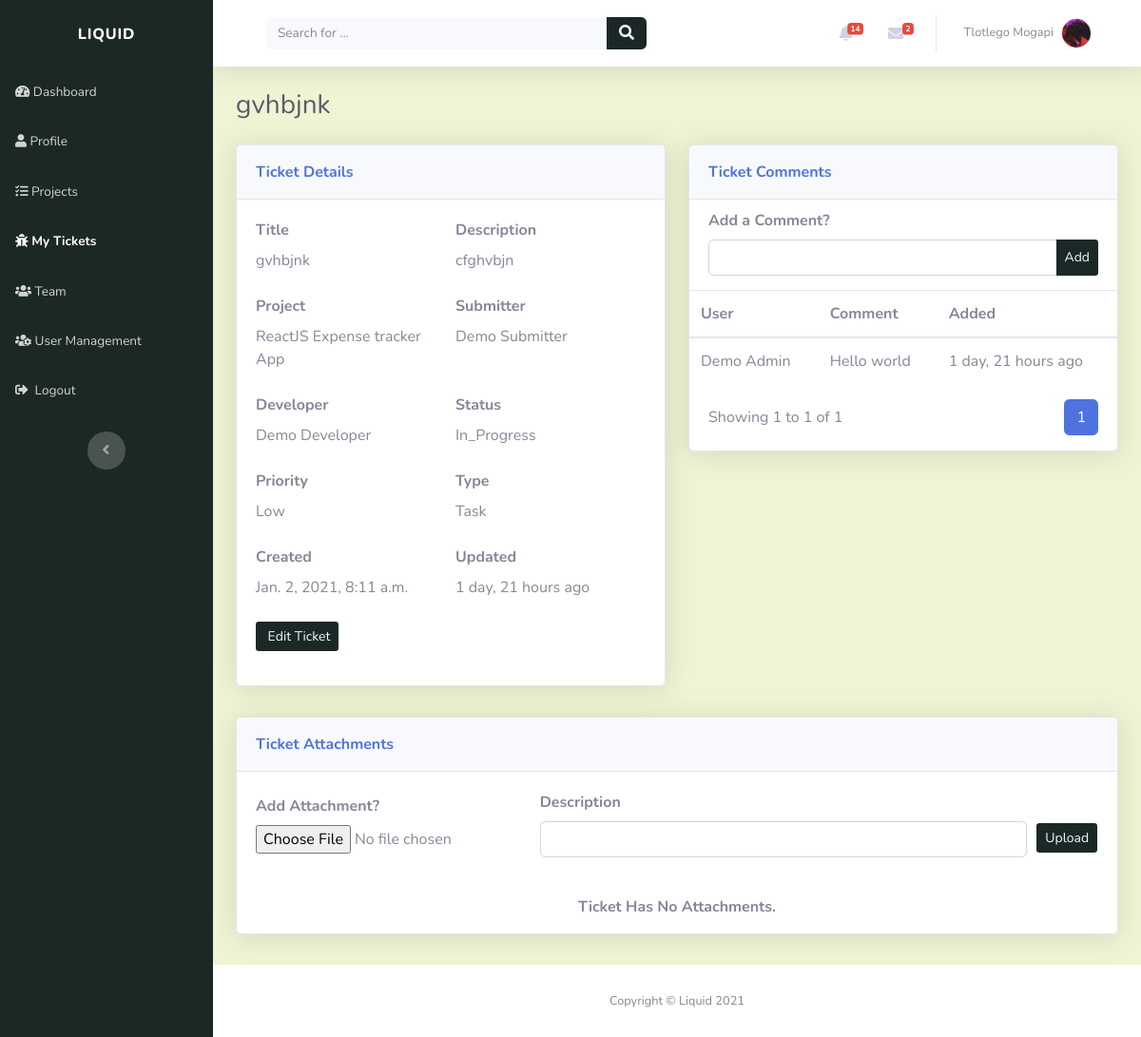
The app's page /tickets/gvhbjnk-5fuubjwz/ (signed in) with its own data.
### account/models.py (models this page shows, shortened)
class Profile(models.Model):
    user = models.OneToOneField(settings.AUTH_USER_MODEL, on_delete=models.CASCADE, unique=True)
    profile_picture = models.ImageField(default='profile_images/default.jpg', upload_to='profile_images', blank=True)
    website = models.URLField(blank=True)
    first_name = models.CharField(max_length=30, blank=True)
    last_name = models.CharField(max_length=30, blank=True)
    address = models.CharField(max_length=50, blank=True)
    city = models.CharField(max_length=50, blank=True)
    country = models.CharField(max_length=50, blank=True)
    slug = models.SlugField(unique=True, blank=True)

### tickets/models.py (models this page shows)
class Ticket(models.Model):
    TICKET_PRIORITY = (
        ('LOW', 'Low'),
        ('MEDIUM', 'Medium'),
        ('HIGH', 'High'),
    )
    TICKET_STATUS = (
        ('NEW', 'New'),
        ('IN_PROGRESS', 'In Progress'),
        ('RESOLVED', 'Resolved'),
    )
    TICKET_TYPE = (
        ('TASK', 'Task'),
        ('BUG', 'Bug'),
        ('CHANGE', 'Change'),
        ('FEATURE', 'Feature request')
    )
    title = models.CharField(max_length=50)
    description = models.CharField(max_length=200)
    created_by = models.ForeignKey(Profile, on_delete=models.CASCADE)
    project = models.ForeignKey(Project, related_name="tickets", on_delete=models.CASCADE)
    created_on = models.DateTimeField(verbose_name="created_on", auto_now_add=True)
    updated = models.DateTimeField(verbose_name="date updated", auto_now=True)
    priority = models.CharField(max_length=12, choices=TICKET_PRIORITY, default='LOW')
    status = models.CharField(max_length=12, choices=TICKET_STATUS, default='NEW')
    class_type = models.CharField(max_length=12, choices=TICKET_TYPE, default='TASK')
    slug = models.SlugField(unique=True, blank=True)
    def __str__(self):
        return self.title

class TicketComment(models.Model):
    user = models.ForeignKey(Profile, on_delete=models.CASCADE)
    ticket = models.ForeignKey(Ticket, on_delete=models.CASCADE)
    created_on = models.DateTimeField(verbose_name="date created", auto_now_add=True)
    updated = models.DateTimeField(verbose_name="date updated", auto_now=True)
    body_message = models.CharField(max_length=100)
    def __str__(self):
        return self.body_message

### projects/models.py (models this page shows)
class Project(models.Model):
    name = models.CharField(max_length=50, unique=True)
    description = models.CharField(max_length=200)
    created_on = models.DateTimeField(verbose_name="date created", auto_now_add=True)
    created_by = models.ForeignKey(Profile, on_delete=models.CASCADE)
    slug = models.SlugField(unique=True, blank=True)
    def __str__(self):
        return self.name

### tickets/views.py (the view)
# urls.py: path('<slug:slug>/', views.ticket_detail_view, name="view_ticket"),
@login_required(login_url='login_page')
def ticket_detail_view(request, slug):
    context = {}
    ticket = get_object_or_404(Ticket, slug=slug)
    user = request.user
    user_profile = get_object_or_404(Profile, user=user)
    if request.method == "POST":
        form = TicketCommentForm(request.POST)
        if form.is_valid():
            comment_body = form.cleaned_data['comment']
            ticket_comment = TicketComment.objects.create(user=user_profile, body_message=comment_body, ticket=ticket)
            return redirect('view_ticket', slug=slug)
    else:
        context['ticket'] = ticket
        context['ticket_attachments'] = TicketAttachment.objects.filter(ticket=ticket).order_by('-created_on')
        comments = TicketComment.objects.filter(ticket=ticket).order_by('-created_on')
        page = request.GET.get('page', 1)
        comments_paginator = Paginator(comments, COMMENTS_PER_PAGE)
        try:
            comments = comments_paginator.page(page)
        except PageNotAnInteger:
            comments = comments_paginator.page(COMMENTS_PER_PAGE)
        except EmptyPage:
            comments = comments_paginator.page(comments_paginator.num_pages)
        context['ticket_comments'] = comments
        context['ticket_developer'] = get_object_or_404(TicketAssignee, ticket=ticket).user
        context['submitter'] = ticket.created_by
        context['manager'] = ProjectRole.objects.filter(project=ticket.project).filter(user_role="Project Manager").first().user
        context['form'] = TicketCommentForm()
        context['attachment_form'] = TicketAttachmentForm()
    return render(request, "tickets/ticket_detail.html", context)

### tickets/forms.py
class TicketCommentForm(forms.Form):
    comment = forms.CharField(max_length=150, widget=forms.TextInput(attrs={'class': 'form-control', 'name': "comment"}))

class TicketAttachmentForm(forms.Form):
    attachment = forms.FileField(widget=forms.FileInput(attrs={'style': "border-color: rgb(28, 40, 38)"}))
    note = forms.CharField(max_length=100, widget=forms.TextInput(attrs={'class': 'form-control', 'name': "address"}), required=False)

### index/custom_processors.py (called while the page is built)
def profile_processor(request):
    if request.user.is_authenticated:
        user = request.user
        user_profile = get_object_or_404(Profile, user=user)
        user_messages = DirectMessage.objects.filter(receiver=user_profile).filter(status='UNREAD').order_by('-created_on')[:5]
        user_alerts = Alert.objects.filter(user=user_profile).filter(status='UNREAD').order_by('-created_on')[:5]
        return {'profile': user_profile, 'direct_messages': user_messages, 'alerts': user_alerts}
    else:
        return{}

### tickets/templates/tickets/ticket_detail.html (shortened to what this page needs)
{% extends "index/header.html" %}
{% block content %}
<div class="d-sm-flex justify-content-between align-items-center mb-4">
	<h3 class="text-dark mb-0">{{ticket}}</h3>
</div>
<div class="row mb-3">
	<div class="col-lg-6">
		<div class="row">
			<div class="col">
				<div class="card shadow mb-3">
					<div class="card-header py-3">
						<p class="text-primary m-0 font-weight-bold" style="color: rgb(28, 40, 38)">
							Ticket Details
						</p>
					</div>
					<div class="card-body">
						<div class="form-row">
							<div class="col-lg-6">
								<div class="form-group">
									<label for="username"><strong>Title</strong></label>
									<p class="mb-4">{{ ticket.title }}</p>
								</div>
							</div>
							<div class="col-lg-6">
								<div class="form-group">
									<label for="username"><strong>Description</strong></label>
									<p class="mb-4">{{ ticket.description}}</p>
								</div>
							</div>
						</div>
						<div class="form-row">
							<div class="col-lg-6">
								<div class="form-group">
									<label for="username"><strong>Project</strong></label>
									<p class="mb-4">{{ ticket.project }}</p>
								</div>
							</div>
							<div class="col-lg-6">
								<div class="form-group">
									<label for="username"><strong>Submitter</strong></label>
									<p class="mb-4">
										{{ ticket.created_by.first_name }} {{ ticket.created_by.last_name }}
									</p>
								</div>
							</div>
						</div>
						<div class="form-row">
							<div class="col-lg-6">
								<div class="form-group">
									<label for="first_name"><strong>Developer</strong></label>
									{% with user=ticket.ticketassignee_set.all.first.user %}
									<p class="mb-4">{{ user.first_name }} {{user.last_name}}</p>
									{% endwith %}
								</div>
							</div>
							<div class="col-lg-6">
								<div class="form-group">
									<label for="first_name"><strong>Status</strong></label>
									<p class="mb-4">{{ ticket.status|title }}</p>
								</div>
							</div>
						</div>
						<div class="form-row">
							<div class="col-lg-6">
								<div class="form-group">
									<label for="first_name"><strong>Priority</strong></label>
									<p class="mb-4">{{ ticket.priority|title }}</p>
								</div>
							</div>
							<div class="col-lg-6">
								<div class="form-group">
									<label for="first_name"><strong>Type</strong></label>
									<p class="mb-4">{{ ticket.class_type|title }}</p>
								</div>
							</div>
						</div>
						<div class="form-row">
							<div class="col-lg-6">
								<div class="form-group">
									<label for="first_name"><strong>Created</strong></label>
									<p class="mb-4">{{ ticket.created_on }}</p>
								</div>
							</div>
							<div class="col-lg-6">
								<div class="form-group">
									<label for="first_name"><strong>Updated</strong></label>
									<p class="mb-4">{{ ticket.updated|timesince }} ago</p>
								</div>
							</div>
						</div>
						{% if profile == ticket_developer or profile == submitter or profile == manager or request.user.is_admin %}
						<div class="form-group">
							<a
								class="btn btn-sm d-none d-sm-inline-block"
								role="button"
								href="{% url 'edit_ticket' ticket.slug %}"
								style="background: rgb(28, 40, 38); color: aliceblue;"
								>&nbsp;Edit Ticket</a
							>
						</div>
						{% endif %}
					</div>
				</div>
			</div>
		</div>
	</div>
	<div class="col-lg-6">
		<div class="row">
			<div class="col">
				<div class="card shadow mb-3">
					<div class="card-header py-3">
						<p class="text-primary m-0 font-weight-bold" style="color: rgb(28, 40, 38)">
							Ticket Comments
						</p>
					</div>
					<div class="form-row">
						<div class="col">
							<div
								class="form-group"
								style="margin-left: 20px; margin-right: 20px; margin-bottom: 15px; margin-top: 10px"
							>
								<label for="username"><strong>Add a Comment?</strong></label>
								<div>
									<form method="POST" action="{% url 'view_ticket' ticket.slug %}">
										<div class="input-group">
											{{ form.comment }}
											<div class="input-group-append">
												<button
													class="btn btn-sm"
													type="submit"
													style="background: rgb(28, 40, 38); color: aliceblue;"
												>
													Add
												</button>
											</div>
										</div>
									</form>
								</div>
							</div>
						</div>
					</div>
					{% if ticket_comments %}
					<div
						class="table-responsive table mt-0"
						id="dataTable"
						role="grid"
						aria-describedby="dataTable_info"
					>
						<table class="table my-0" id="dataTable" aria-describedby="ticket_comments">
							<thead>
								<tr>
									<th scope="col">User</th>
									<th scope="col">Comment</th>
									<th scope="col">Added</th>
								</tr>
							</thead>
							<tbody>
								{% for comment in ticket_comments %}
								<tr style="white-space: nowrap">
									<td>{{comment.user.first_name}} {{comment.user.last_name}}</td>
									<td>{{ comment }}</td>
									<td>{{ comment.created_on|timesince}} ago</td>
								</tr>
								{%endfor%}
							</tbody>
						</table>
					</div>
					<div style="margin-left: 20px; margin-right: 20px">
						{% include 'tickets/snippets/comments_pagination.html' with comments=ticket_comments %}
					</div>
					{% else %}
					<div style="padding-top: 20px" class="text-center">
						<p><strong>Ticket Has No Comments.</strong></p>
					</div>
					{% endif %}
				</div>
			</div>
		</div>
	</div>
</div>
<div class="row mb-3">
	<div class="col-lg-12">
		<div class="row">
			<div class="col">
				<div class="card shadow mb-3">
					<div class="card-header py-3">
						<p class="text-primary m-0 font-weight-bold" style="color: rgb(28, 40, 38)">
							Ticket Attachments
						</p>
					</div>
					<div class="form-group" style="margin-left: 20px; margin-right: 20px; margin-bottom: 20px">
						<div>
							<form
								method="POST"
								action="{% url 'add_attachment' ticket.slug %}"
								enctype="multipart/form-data"
							>
								<div class="form-row align-items-center" style="margin-top: 20px">
									<div class="col-lg-4">
										<div>
											<label for="username"><strong>Add Attachment?</strong></label>
										</div>
										<div class="text-truncate d-flex">{{ attachment_form.attachment }}</div>
									</div>
									<div class="col-lg-7">
										<label for="username"><strong>Description</strong></label>
										{{attachment_form.note}}
									</div>
									<div class="col-lg-1" style="margin-top: 30px">
										<button
											class="btn btn-sm"
											type="submit"
											style="background: rgb(28, 40, 38); color: aliceblue;"
										>
											Upload
										</button>
									</div>
								</div>
							</form>
						</div>
					</div>
					{% if ticket_attachments %}
					<div
						class="table-responsive table mt-0"
						id="dataTable"
						role="grid"
						aria-describedby="dataTable_info"
					>
						<table class="table my-0" id="dataTable" aria-describedby="ticket_attachments">
							<thead>
								<tr>
									<th scope="col">Uploader</th>
									<th scope="col">Added On</th>
									<th scope="col">Note</th>
									<th scope="col">File</th>
									<th scope="col">Size</th>
									<th scope="col">Action</th>
								</tr>
							</thead>
							<tbody>
								{% for attachment in ticket_attachments %}
								<tr style="white-space: nowrap">
									<td>{{attachment.user.first_name}} {{attachment.user.last_name}}</td>
									<td>{{ attachment.created_on|date:"SHORT_DATE_FORMAT" }}</td>
									<td>{{ attachment.note|truncatechars:40 }}</td>
									<td>{{ attachment.filename|truncatechars:20 }}</td>
									<td>{{ attachment.attachment.size|filesizeformat }}</td>
									<td>{% include 'tickets/snippets/ticket_attachement_action.html' %}</td>
								</tr>
								{%endfor%}
							</tbody>
						</table>
					</div>
					{% else %}
					<div style="padding-top: 20px" class="text-center">
						<p><strong>Ticket Has No Attachments.</strong></p>
					</div>
					{% endif %}
				</div>
			</div>
		</div>
	</div>
</div>
{% endblock %}

### index/templates/index/snippets/navbar.html (shortened to what this page needs)
<nav
	class="navbar navbar-light navbar-expand bg-white shadow mb-4 topbar static-top"
	style="background: rgb(238, 244, 212)"
>
	<div class="container-fluid">
		<div class="container-fluid">
			<form
				method="GET"
				action="{% url 'index_page' %}"
				target="_self"
				class="form-inline d-none d-sm-inline-block mr-auto ml-md-3 my-2 my-md-0 mw-100 navbar-search"
			>
				<div class="input-group">
					<input
						class="bg-light form-control border-0 small"
						type="search"
						placeholder="Search for ..."
						value="{{query}}"
						name="q"
						required
					/>
					<div class="input-group-append">
						<button class="btn py-0" type="submit" style="background: rgb(28, 40, 38); color: aliceblue;">
							<em class="fas fa-search"></em>
						</button>
					</div>
				</div>
			</form>
			<ul class="nav navbar-nav flex-nowrap ml-auto">
				<li class="nav-item dropdown no-arrow mx-1">
					<div class="nav-item dropdown no-arrow">
						<a class="dropdown-toggle nav-link" data-toggle="dropdown" aria-expanded="false" href="#"
							>{% if alerts %}<span class="badge badge-danger badge-counter"
								>{{profile.alert_set.all.count}}</span
							>
							{%endif%}<em class="fas fa-bell fa-fw"></em
						></a>
					</div>
				</li>
				<li class="nav-item dropdown no-arrow mx-1">
					<div class="nav-item dropdown no-arrow">
						<a class="dropdown-toggle nav-link" data-toggle="dropdown" aria-expanded="false" href="#"
							><em class="fas fa-envelope fa-fw"></em>{% if direct_messages %}<span
								class="badge badge-danger badge-counter"
								>{{profile.direct_messages.all.count}}</span
							>{%endif%}</a
						>
					</div>
				</li>
				<li class="nav-item dropdown no-arrow">
					<div class="nav-item dropdown no-arrow">
						<a class="dropdown-toggle nav-link" data-toggle="dropdown" aria-expanded="false" href="#"
							><span class="d-none d-lg-inline mr-2 text-gray-600 small">
								{% if profile.first_name and profile.last_name %} {{profile.first_name}}
								{{profile.last_name}} {% else %} {{user}} {%endif%}
							</span>
							<img
								class="border rounded-circle img-profile"
								src="{{profile.profile_picture.url}}"
								alt="user image"
							/>
						</a>
					</div>
				</li>
			</ul>
		</div>
	</div>
</nav>

### records on screen
Profile: alert_set.all.count "14", direct_messages.all.count "2", first_name "Tlotlego", last_name "Mogapi", profile_picture (picture)
Ticket: title "gvhbjnk", description "cfghvbjn", project "ReactJS Expense tracker App", created_by.first_name "Demo", created_by.last_name "Submitter", status "In_Progress", priority "Low", class_type "Task", created_on "Jan. 2, 2021, 8:11 a.m.", updated "1 day, 21 hours"
Profile: first_name "Demo", last_name "Developer"
TicketComment: user.first_name "Demo", user.last_name "Admin", body_message "Hello world", created_on "1 day, 21 hours"

### other values on screen
{{ comments.start_index }} "1"
{{ comments.end_index }} "1"
{{ comments.paginator.count }} "1"
{{ i }} "1"
